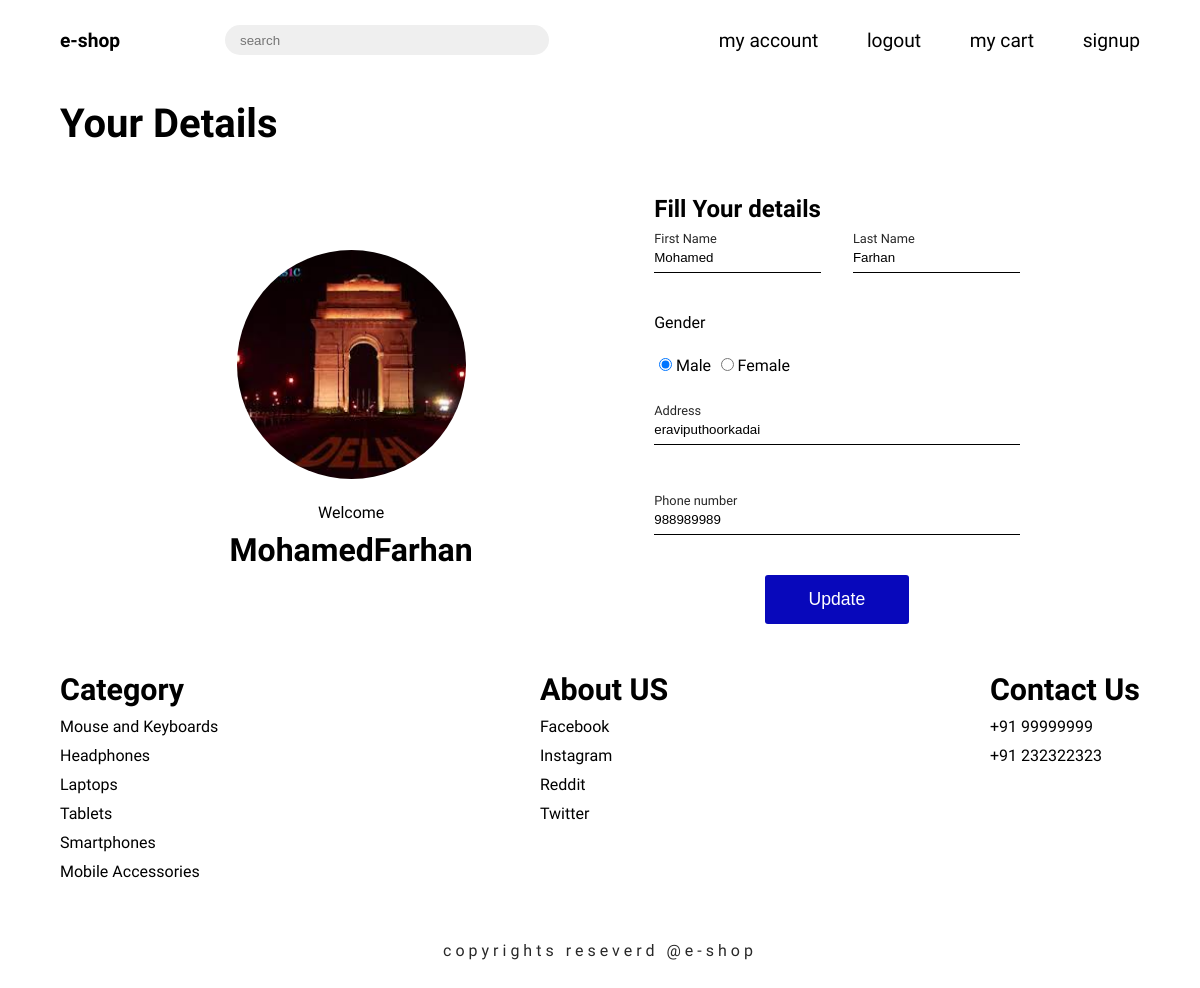
The page /profile (signed in) on the database its author committed.
### shopapp/models.py (models this page shows, shortened)
class Profile(models.Model):
    user  = models.OneToOneField(User,on_delete=models.CASCADE,blank=True)
    user_image = models.ImageField(default='delhi.jpg',null=True,blank=True)
    first_name = models.CharField(max_length=50,blank=True)
    last_name = models.CharField(max_length=50,blank=True)
    gender  = models.CharField(max_length=20,null=True)
    address = models.CharField(blank=True,max_length=40)
    phone_regex = RegexValidator(regex=r'^\+?1?\d{9,15}$')
    phone_number = models.CharField(validators=[phone_regex], max_length=17, blank=True) # validators should be a list

### shopapp/views.py (the view)
# urls.py: path('profile',views.profile,name='profile'), #profile page
def profile(request):
    current_user = request.user
    form = ProfileForm(instance=request.user.profile)#OneToONeField
    if request.method =='POST':
        form = ProfileForm(request.POST,request.FILES,instance=request.user.profile)
        if form.is_valid():
            form.save()
    context = {'form':form,'current_user':current_user}
    return render(request,'shopapp/profile.html',context)

### shopapp/forms.py
class ProfileForm(forms.ModelForm):
    gender = forms.CharField(widget=forms.RadioSelect(choices=gender_choice))
    class Meta:
        model = Profile
        fields = ['user_image','first_name','last_name','gender','address','phone_number',]

### shopapp/templates/shopapp/profile.html (shortened to what this page needs)
{% extends 'shopapp/base.html' %}
{% block content %}
{% load static %}
{% load widget_tweaks %}
<h2 class="your-details">Your Details</h2>
        <div class="profile-container">
            <div class="picture-section">
                <div class="profile-image-container">
                    <img src="{{ user.profile.user_image.url }}" alt="" />
                </div>
                <p>Welcome</p>
                <h3>{{user.username}}</h3>
            </div>
            <div class="details-section">
                <h6>Fill Your details</h6>
                <form class="input-form" action="" method='post' enctype="multipart/form-data">
                    <div class="top-line">
                        <div class="firstname-section text-input-section">
                            {% render_field form.first_name id='modern-text'%}
                            <label class="label" for="modern-text">
                                <span>First Name</span>
                            </label>
                        </div>
                        <div class="last-name text-input-section">
                            {% render_field form.last_name id='modern-text'%}
                            <label class="label" for="modern-text">
                                <span>Last Name</span>
                            </label>
                        </div>
                    </div>
                    <div class="gender-section">
                        <p>Gender</p>
                        {% render_field form.gender %}
                    </div>
                    <div class="address-section">
                        <div class="address-section text-input-section">
                            {% render_field form.address id='modern-text'%}
                            <label class="label" for="modern-text">
                                <span>Address</span>
                            </label>
                        </div>
                    </div>
                    <div class="bottom-section top-line">
                        <div
                            class="firstname-section email-section text-input-section">
                            {% render_field form.phone_number id='modern-text'%}
                            <label class="label" for="modern-text">
                                <span>Phone number</span>
                            </label>
                        </div>
                    </div>
                    <input class="button update" type="submit" value="Update" />
                </form>
            </div>
        </div>
{% endblock %}

### static/css/main.css (style rules this page uses)
* { margin: 0; padding: 0; -webkit-box-sizing: border-box; box-sizing: border-box; }
body { font-family: "raleway", sans-serif; }
img { width: 100%; height: 100%; }
.button { border: none; padding: 0.8em 2.5em; background: #52c02b; color: white; display: inline-block; font-size: 1.1rem; border-radius: 3px; }
#modern-text { position: absolute; width: 100%; height: 100%; border: none; left: 0; padding-top: 20px; border-bottom: 1px solid black; }
ul { list-style-type: none; }
#id_gender { display: flex; }
.label { position: absolute; pointer-events: none; left: 0; bottom: 0px; width: 100%; height: 100%; }
.label::after { content: ""; position: absolute; height: 100%; width: 100%; left: 0; bottom: 0px; -webkit-transform: translateX(-100%); transform: translateX(-100%); }
.label span { position: absolute; bottom: 5px; -webkit-transition: all 0.2s ease-in-out; transition: all 0.2s ease-in-out; }
.text-input-section { margin: 0 auto 40px; position: relative; height: 50px; max-width: 400px; }
#modern-text:focus + .label span, #modern-text:valid + .label span { -webkit-transform: translateY(-150%); transform: translateY(-150%); font-size: 0.8rem; color: #282828; }
.your-details { font-size: 2.5rem; margin: 0.5em 5%; }
.profile-container { display: -ms-grid; display: grid; margin: 3em; -ms-grid-columns: 12, 1fr; grid-template-columns: 12, 1fr; grid-template-areas: ". picture picture picture . detail detail detail . ."; }
.picture-section { -ms-grid-row: 1; -ms-grid-column: 2; -ms-grid-column-span: 3; grid-area: picture; padding: 1em; border-radius: 3px; display: -webkit-box; display: -ms-flexbox; display: flex; -webkit-box-orient: vertical; -webkit-box-direction: normal; -ms-flex-direction: column; flex-direction: column; -webkit-box-pack: center; -ms-flex-pack: center; justify-content: center; -webkit-box-align: center; -ms-flex-align: center; align-items: center; }
.picture-section .profile-image-container { max-width: 300px; }
.picture-section .profile-image-container img { border-radius: 100%; }
.picture-section p { font-size: 1rem; margin-top: 1.5em; }
.picture-section h3 { font-size: 2rem; margin-top: 0.3em; }
.details-section { -ms-grid-row: 1; -ms-grid-column: 6; -ms-grid-column-span: 3; grid-area: detail; }
.details-section .address-section { max-width: 520px; }
.details-section h6 { font-size: 1.5rem; margin: 0 auto; }
.details-section .gender-section { margin: 0 auto; margin-bottom: 20px; }
.details-section .gender-section p { margin-bottom: 1.5em; }
.details-section .gender-section label { margin: 0em 0.3em; }
.details-section .update { display: block; max-width: 400px; margin: 0 auto; background: #0808bb; }
.details-section .top-line { display: -webkit-box; display: -ms-flexbox; display: flex; }
.details-section .top-line > * { -webkit-box-flex: 1; -ms-flex: 1 1 100px; flex: 1 1 100px; }
.details-section .top-line .last-name { margin-left: 2em; }

### rows shown on the page
Profile: first_name "Mohamed", last_name "Farhan", gender "☑ Male ☐ Female", address "eraviputhoorkadai", phone_number "988989989"

### other values the page prints
{{ user.username }} "MohamedFarhan"
